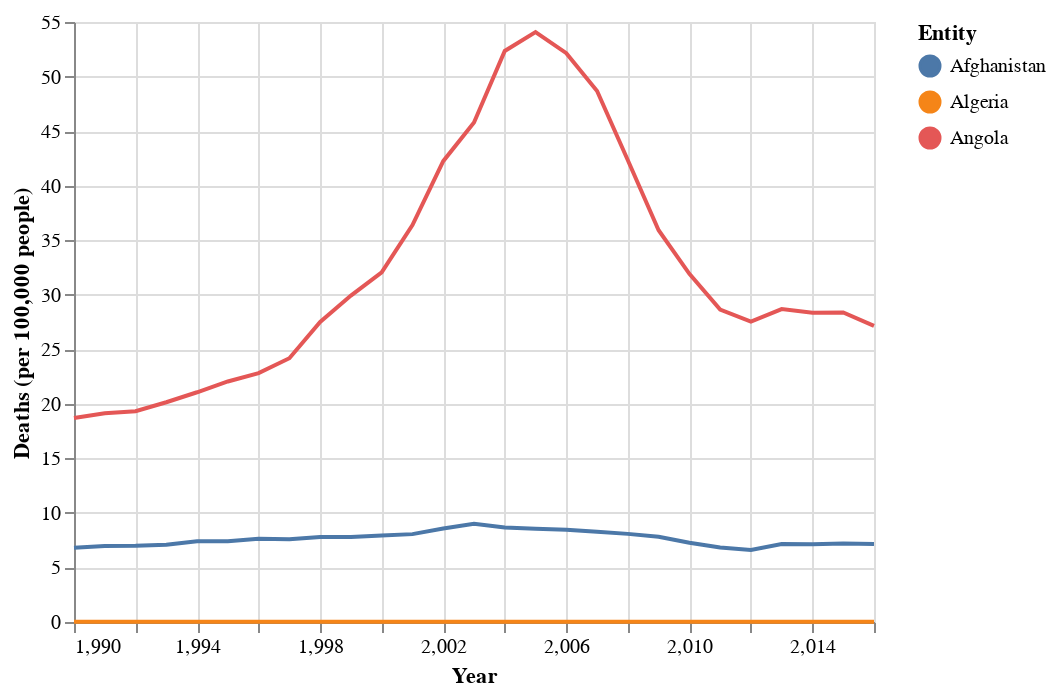

Notebook cell for this chart:
### Markdown cell above
### Example of the first visualization

### Code cell
Country_Compare(['Afghanistan','Algeria','Angola'],'Deaths')

### Figure 1 — Vega-Lite specification as saved in the notebook (floating-point values rounded to 4 significant figures)
{"config": {"view": {"continuousWidth": 400, "continuousHeight": 300}}, "layer": [{"mark": "line", "encoding": {"color": {"type": "nominal", "field": "Entity"}, "x": {"type": "quantitative", "field": "Year"}, "y": {"type": "quantitative", "field": "Deaths (per 100,000 people)"}}}, {"mark": "point", "encoding": {"opacity": {"value": 0}, "x": {"type": "quantitative", "field": "Year"}}, "selection": {"selector001": {"type": "single", "nearest": true, "on": "mouseover", "fields": ["Year"], "empty": "none"}}}, {"mark": "point", "encoding": {"color": {"type": "nominal", "field": "Entity"}, "opacity": {"condition": {"value": 1, "selection": "selector001"}, "value": 0}, "x": {"type": "quantitative", "field": "Year"}, "y": {"type": "quantitative", "field": "Deaths (per 100,000 people)"}}}, {"mark": {"type": "rule", "color": "gray"}, "encoding": {"x": {"type": "quantitative", "field": "Year"}}, "transform": [{"filter": {"selection": "selector001"}}]}, {"mark": {"type": "text", "align": "left", "dx": 5, "dy": -5}, "encoding": {"color": {"type": "nominal", "field": "Entity"}, "text": {"condition": {"type": "quantitative", "field": "Deaths (per 100,000 people)", "selection": "selector001"}, "value": " "}, "x": {"type": "quantitative", "field": "Year"}, "y": {"type": "quantitative", "field": "Deaths (per 100,000 people)"}}}], "data": {"name": "data-8e232cb46307c6c2c5b53cd6d337982d"}, "$schema": "https://vega.github.io/schema/vega-lite/v4.8.1.json", "datasets": {"data-8e232cb46307c6c2c5b53cd6d337982d": [{"Entity": "Afghanistan", "Code": "AFG", "Year": 1990, "Deaths (per 100,000 people)": 6.803}, {"Entity": "Afghanistan", "Code": "AFG", "Year": 1991, "Deaths (per 100,000 people)": 6.973}, {"Entity": "Afghanistan", "Code": "AFG", "Year": 1992, "Deaths (per 100,000 people)": 6.99}, {"Entity": "Afghanistan", "Code": "AFG", "Year": 1993, "Deaths (per 100,000 people)": 7.089}, {"Entity": "Afghanistan", "Code": "AFG", "Year": 1994, "Deaths (per 100,000 people)": 7.392}, {"Entity": "Afghanistan", "Code": "AFG", "Year": 1995, "Deaths (per 100,000 people)": 7.406}, {"Entity": "Afghanistan", "Code": "AFG", "Year": 1996, "Deaths (per 100,000 people)": 7.627}, {"Entity": "Afghanistan", "Code": "AFG", "Year": 1997, "Deaths (per 100,000 people)": 7.592}, {"Entity": "Afghanistan", "Code": "AFG", "Year": 1998, "Deaths (per 100,000 people)": 7.796}, {"Entity": "Afghanistan", "Code": "AFG", "Year": 1999, "Deaths (per 100,000 people)": 7.801}, {"Entity": "Afghanistan", "Code": "AFG", "Year": 2000, "Deaths (per 100,000 people)": 7.94}, {"Entity": "Afghanistan", "Code": "AFG", "Year": 2001, "Deaths (per 100,000 people)": 8.055}, {"Entity": "Afghanistan", "Code": "AFG", "Year": 2002, "Deaths (per 100,000 people)": 8.578}, {"Entity": "Afghanistan", "Code": "AFG", "Year": 2003, "Deaths (per 100,000 people)": 9.012}, {"Entity": "Afghanistan", "Code": "AFG", "Year": 2004, "Deaths (per 100,000 people)": 8.667}, {"Entity": "Afghanistan", "Code": "AFG", "Year": 2005, "Deaths (per 100,000 people)": 8.551}, {"Entity": "Afghanistan", "Code": "AFG", "Year": 2006, "Deaths (per 100,000 people)": 8.46}, {"Entity": "Afghanistan", "Code": "AFG", "Year": 2007, "Deaths (per 100,000 people)": 8.266}, {"Entity": "Afghanistan", "Code": "AFG", "Year": 2008, "Deaths (per 100,000 people)": 8.078}, {"Entity": "Afghanistan", "Code": "AFG", "Year": 2009, "Deaths (per 100,000 people)": 7.818}, {"Entity": "Afghanistan", "Code": "AFG", "Year": 2010, "Deaths (per 100,000 people)": 7.271}, {"Entity": "Afghanistan", "Code": "AFG", "Year": 2011, "Deaths (per 100,000 people)": 6.827}, {"Entity": "Afghanistan", "Code": "AFG", "Year": 2012, "Deaths (per 100,000 people)": 6.611}, {"Entity": "Afghanistan", "Code": "AFG", "Year": 2013, "Deaths (per 100,000 people)": 7.145}, {"Entity": "Afghanistan", "Code": "AFG", "Year": 2014, "Deaths (per 100,000 people)": 7.138}, {"Entity": "Afghanistan", "Code": "AFG", "Year": 2015, "Deaths (per 100,000 people)": 7.192}, {"Entity": "Afghanistan", "Code": "AFG", "Year": 2016, "Deaths (per 100,000 people)": 7.139}, {"Entity": "Algeria", "Code": "DZA", "Year": 1990, "Deaths (per 100,000 people)": 0.02713}, {"Entity": "Algeria", "Code": "DZA", "Year": 1991, "Deaths (per 100,000 people)": 0.02702}, {"Entity": "Algeria", "Code": "DZA", "Year": 1992, "Deaths (per 100,000 people)": 0.02648}, {"Entity": "Algeria", "Code": "DZA", "Year": 1993, "Deaths (per 100,000 people)": 0.02657}, {"Entity": "Algeria", "Code": "DZA", "Year": 1994, "Deaths (per 100,000 people)": 0.0267}, {"Entity": "Algeria", "Code": "DZA", "Year": 1995, "Deaths (per 100,000 people)": 0.02615}, {"Entity": "Algeria", "Code": "DZA", "Year": 1996, "Deaths (per 100,000 people)": 0.02646}, {"Entity": "Algeria", "Code": "DZA", "Year": 1997, "Deaths (per 100,000 people)": 0.02666}, {"Entity": "Algeria", "Code": "DZA", "Year": 1998, "Deaths (per 100,000 people)": 0.02715}, {"Entity": "Algeria", "Code": "DZA", "Year": 1999, "Deaths (per 100,000 people)": 0.02682}, {"Entity": "Algeria", "Code": "DZA", "Year": 2000, "Deaths (per 100,000 people)": 0.02653}, {"Entity": "Algeria", "Code": "DZA", "Year": 2001, "Deaths (per 100,000 people)": 0.02638}, {"Entity": "Algeria", "Code": "DZA", "Year": 2002, "Deaths (per 100,000 people)": 0.02629}, {"Entity": "Algeria", "Code": "DZA", "Year": 2003, "Deaths (per 100,000 people)": 0.02607}, {"Entity": "Algeria", "Code": "DZA", "Year": 2004, "Deaths (per 100,000 people)": 0.02578}, {"Entity": "Algeria", "Code": "DZA", "Year": 2005, "Deaths (per 100,000 people)": 0.02524}, {"Entity": "Algeria", "Code": "DZA", "Year": 2006, "Deaths (per 100,000 people)": 0.02477}, {"Entity": "Algeria", "Code": "DZA", "Year": 2007, "Deaths (per 100,000 people)": 0.02468}, {"Entity": "Algeria", "Code": "DZA", "Year": 2008, "Deaths (per 100,000 people)": 0.02387}, {"Entity": "Algeria", "Code": "DZA", "Year": 2009, "Deaths (per 100,000 people)": 0.02351}, {"Entity": "Algeria", "Code": "DZA", "Year": 2010, "Deaths (per 100,000 people)": 0.02263}, {"Entity": "Algeria", "Code": "DZA", "Year": 2011, "Deaths (per 100,000 people)": 0.02239}, {"Entity": "Algeria", "Code": "DZA", "Year": 2012, "Deaths (per 100,000 people)": 0.02244}, {"Entity": "Algeria", "Code": "DZA", "Year": 2013, "Deaths (per 100,000 people)": 0.02162}, {"Entity": "Algeria", "Code": "DZA", "Year": 2014, "Deaths (per 100,000 people)": 0.02173}, {"Entity": "Algeria", "Code": "DZA", "Year": 2015, "Deaths (per 100,000 people)": 0.02163}, {"Entity": "Algeria", "Code": "DZA", "Year": 2016, "Deaths (per 100,000 people)": 0.02167}, {"Entity": "Angola", "Code": "AGO", "Year": 1990, "Deaths (per 100,000 people)": 18.69}, {"Entity": "Angola", "Code": "AGO", "Year": 1991, "Deaths (per 100,000 people)": 19.14}, {"Entity": "Angola", "Code": "AGO", "Year": 1992, "Deaths (per 100,000 people)": 19.32}, {"Entity": "Angola", "Code": "AGO", "Year": 1993, "Deaths (per 100,000 people)": 20.14}, {"Entity": "Angola", "Code": "AGO", "Year": 1994, "Deaths (per 100,000 people)": 21.06}, {"Entity": "Angola", "Code": "AGO", "Year": 1995, "Deaths (per 100,000 people)": 22.05}, {"Entity": "Angola", "Code": "AGO", "Year": 1996, "Deaths (per 100,000 people)": 22.81}, {"Entity": "Angola", "Code": "AGO", "Year": 1997, "Deaths (per 100,000 people)": 24.18}, {"Entity": "Angola", "Code": "AGO", "Year": 1998, "Deaths (per 100,000 people)": 27.51}, {"Entity": "Angola", "Code": "AGO", "Year": 1999, "Deaths (per 100,000 people)": 29.93}, {"Entity": "Angola", "Code": "AGO", "Year": 2000, "Deaths (per 100,000 people)": 32.05}, {"Entity": "Angola", "Code": "AGO", "Year": 2001, "Deaths (per 100,000 people)": 36.39}, {"Entity": "Angola", "Code": "AGO", "Year": 2002, "Deaths (per 100,000 people)": 42.24}, {"Entity": "Angola", "Code": "AGO", "Year": 2003, "Deaths (per 100,000 people)": 45.78}, {"Entity": "Angola", "Code": "AGO", "Year": 2004, "Deaths (per 100,000 people)": 52.34}, {"Entity": "Angola", "Code": "AGO", "Year": 2005, "Deaths (per 100,000 people)": 54.08}, {"Entity": "Angola", "Code": "AGO", "Year": 2006, "Deaths (per 100,000 people)": 52.15}, {"Entity": "Angola", "Code": "AGO", "Year": 2007, "Deaths (per 100,000 people)": 48.67}, {"Entity": "Angola", "Code": "AGO", "Year": 2008, "Deaths (per 100,000 people)": 42.33}, {"Entity": "Angola", "Code": "AGO", "Year": 2009, "Deaths (per 100,000 people)": 35.91}, {"Entity": "Angola", "Code": "AGO", "Year": 2010, "Deaths (per 100,000 people)": 31.92}, {"Entity": "Angola", "Code": "AGO", "Year": 2011, "Deaths (per 100,000 people)": 28.63}, {"Entity": "Angola", "Code": "AGO", "Year": 2012, "Deaths (per 100,000 people)": 27.55}, {"Entity": "Angola", "Code": "AGO", "Year": 2013, "Deaths (per 100,000 people)": 28.69}, {"Entity": "Angola", "Code": "AGO", "Year": 2014, "Deaths (per 100,000 people)": 28.35}, {"Entity": "Angola", "Code": "AGO", "Year": 2015, "Deaths (per 100,000 people)": 28.38}, {"Entity": "Angola", "Code": "AGO", "Year": 2016, "Deaths (per 100,000 people)": 27.15}]}}
